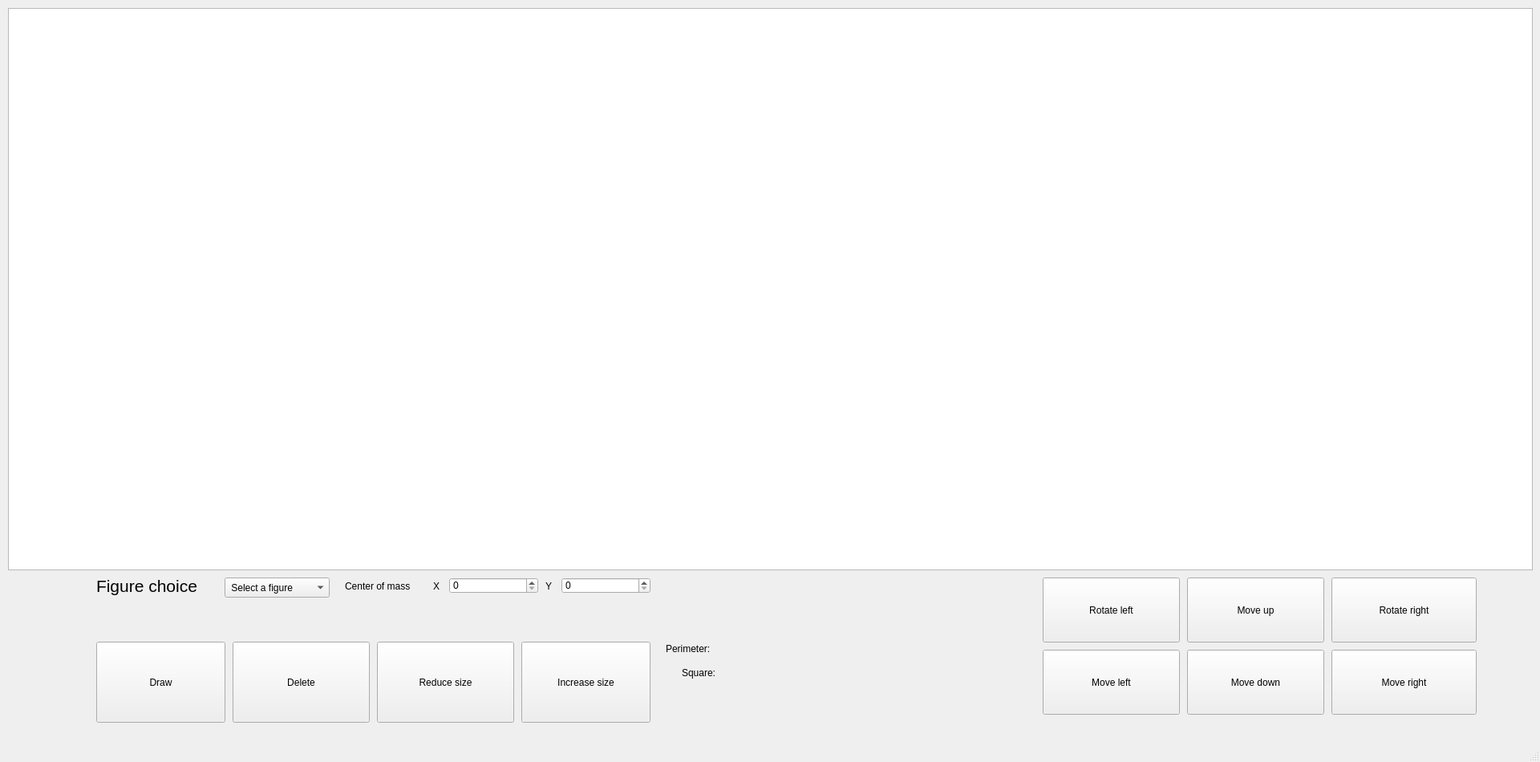
<?xml version="1.0" encoding="UTF-8"?>
<ui version="4.0">
 <class>MainWindow</class>
 <widget class="QMainWindow" name="MainWindow">
  <property name="geometry">
   <rect>
    <x>0</x>
    <y>0</y>
    <width>1920</width>
    <height>950</height>
   </rect>
  </property>
  <property name="minimumSize">
   <size>
    <width>0</width>
    <height>0</height>
   </size>
  </property>
  <property name="maximumSize">
   <size>
    <width>1920</width>
    <height>950</height>
   </size>
  </property>
  <property name="windowTitle">
   <string>MainWindow</string>
  </property>
  <widget class="QWidget" name="centralwidget">
   <widget class="QLabel" name="centerOfMassLabel">
    <property name="geometry">
     <rect>
      <x>430</x>
      <y>720</y>
      <width>101</width>
      <height>21</height>
     </rect>
    </property>
    <property name="text">
     <string>Center of mass</string>
    </property>
   </widget>
   <widget class="QComboBox" name="figureChoiceComboBox">
    <property name="geometry">
     <rect>
      <x>280</x>
      <y>720</y>
      <width>131</width>
      <height>25</height>
     </rect>
    </property>
    <item>
     <property name="text">
      <string> Select a figure</string>
     </property>
    </item>
    <item>
     <property name="text">
      <string>Triangle</string>
     </property>
    </item>
    <item>
     <property name="text">
      <string>Circle</string>
     </property>
    </item>
    <item>
     <property name="text">
      <string>Rhomb</string>
     </property>
    </item>
    <item>
     <property name="text">
      <string>Square</string>
     </property>
    </item>
    <item>
     <property name="text">
      <string>Rectangle</string>
     </property>
    </item>
    <item>
     <property name="text">
      <string>Hexagon</string>
     </property>
    </item>
    <item>
     <property name="text">
      <string>Trapezoid</string>
     </property>
    </item>
   </widget>
   <widget class="QLabel" name="figureChoiceLabel">
    <property name="geometry">
     <rect>
      <x>120</x>
      <y>710</y>
      <width>161</width>
      <height>41</height>
     </rect>
    </property>
    <property name="font">
     <font>
      <pointsize>16</pointsize>
     </font>
    </property>
    <property name="text">
     <string>Figure choice</string>
    </property>
   </widget>
   <widget class="QLabel" name="xLabel">
    <property name="geometry">
     <rect>
      <x>540</x>
      <y>710</y>
      <width>21</width>
      <height>41</height>
     </rect>
    </property>
    <property name="text">
     <string>X</string>
    </property>
   </widget>
   <widget class="QSpinBox" name="xSpinBox">
    <property name="geometry">
     <rect>
      <x>560</x>
      <y>720</y>
      <width>111</width>
      <height>20</height>
     </rect>
    </property>
   </widget>
   <widget class="QLabel" name="yLabel">
    <property name="geometry">
     <rect>
      <x>680</x>
      <y>720</y>
      <width>21</width>
      <height>21</height>
     </rect>
    </property>
    <property name="text">
     <string>Y</string>
    </property>
   </widget>
   <widget class="QSpinBox" name="ySpinBox">
    <property name="geometry">
     <rect>
      <x>700</x>
      <y>720</y>
      <width>111</width>
      <height>20</height>
     </rect>
    </property>
   </widget>
   <widget class="QPushButton" name="toDrawButton">
    <property name="geometry">
     <rect>
      <x>120</x>
      <y>800</y>
      <width>161</width>
      <height>101</height>
     </rect>
    </property>
    <property name="text">
     <string>Draw</string>
    </property>
   </widget>
   <widget class="QPushButton" name="toDeleteButton">
    <property name="geometry">
     <rect>
      <x>290</x>
      <y>800</y>
      <width>171</width>
      <height>101</height>
     </rect>
    </property>
    <property name="text">
     <string>Delete</string>
    </property>
   </widget>
   <widget class="QPushButton" name="toReduceSizeButton">
    <property name="geometry">
     <rect>
      <x>470</x>
      <y>800</y>
      <width>171</width>
      <height>101</height>
     </rect>
    </property>
    <property name="text">
     <string>Reduce size</string>
    </property>
   </widget>
   <widget class="QPushButton" name="toIncreaseSizeButton">
    <property name="geometry">
     <rect>
      <x>650</x>
      <y>800</y>
      <width>161</width>
      <height>101</height>
     </rect>
    </property>
    <property name="text">
     <string>Increase size</string>
    </property>
   </widget>
   <widget class="QLabel" name="perimeterLabel">
    <property name="geometry">
     <rect>
      <x>830</x>
      <y>800</y>
      <width>71</width>
      <height>17</height>
     </rect>
    </property>
    <property name="text">
     <string>Perimeter: </string>
    </property>
   </widget>
   <widget class="QLabel" name="showPerimeterLabel">
    <property name="geometry">
     <rect>
      <x>910</x>
      <y>800</y>
      <width>221</width>
      <height>17</height>
     </rect>
    </property>
    <property name="text">
     <string/>
    </property>
   </widget>
   <widget class="QLabel" name="squareLabel">
    <property name="geometry">
     <rect>
      <x>850</x>
      <y>830</y>
      <width>51</width>
      <height>17</height>
     </rect>
    </property>
    <property name="text">
     <string>Square: </string>
    </property>
   </widget>
   <widget class="QLabel" name="showSquareLabel">
    <property name="geometry">
     <rect>
      <x>910</x>
      <y>830</y>
      <width>231</width>
      <height>20</height>
     </rect>
    </property>
    <property name="text">
     <string/>
    </property>
   </widget>
   <widget class="QPushButton" name="toRotateLeftButton">
    <property name="geometry">
     <rect>
      <x>1300</x>
      <y>720</y>
      <width>171</width>
      <height>81</height>
     </rect>
    </property>
    <property name="text">
     <string>Rotate left</string>
    </property>
   </widget>
   <widget class="QGraphicsView" name="graphicsView">
    <property name="geometry">
     <rect>
      <x>10</x>
      <y>10</y>
      <width>1901</width>
      <height>701</height>
     </rect>
    </property>
   </widget>
   <widget class="QPushButton" name="toMoveUpButton">
    <property name="geometry">
     <rect>
      <x>1480</x>
      <y>720</y>
      <width>171</width>
      <height>81</height>
     </rect>
    </property>
    <property name="text">
     <string>Move up</string>
    </property>
   </widget>
   <widget class="QPushButton" name="toRotateRightButton">
    <property name="geometry">
     <rect>
      <x>1660</x>
      <y>720</y>
      <width>181</width>
      <height>81</height>
     </rect>
    </property>
    <property name="text">
     <string>Rotate right</string>
    </property>
   </widget>
   <widget class="QPushButton" name="toMoveLeftButton">
    <property name="geometry">
     <rect>
      <x>1300</x>
      <y>810</y>
      <width>171</width>
      <height>81</height>
     </rect>
    </property>
    <property name="text">
     <string>Move left</string>
    </property>
   </widget>
   <widget class="QPushButton" name="toMoveDownButton">
    <property name="geometry">
     <rect>
      <x>1480</x>
      <y>810</y>
      <width>171</width>
      <height>81</height>
     </rect>
    </property>
    <property name="text">
     <string>Move down</string>
    </property>
   </widget>
   <widget class="QPushButton" name="toMoveRightButton">
    <property name="geometry">
     <rect>
      <x>1660</x>
      <y>810</y>
      <width>181</width>
      <height>81</height>
     </rect>
    </property>
    <property name="text">
     <string>Move right</string>
    </property>
   </widget>
  </widget>
  <widget class="QMenuBar" name="menubar">
   <property name="geometry">
    <rect>
     <x>0</x>
     <y>0</y>
     <width>1920</width>
     <height>22</height>
    </rect>
   </property>
  </widget>
  <widget class="QStatusBar" name="statusbar"/>
 </widget>
 <resources/>
 <connections/>
</ui>
